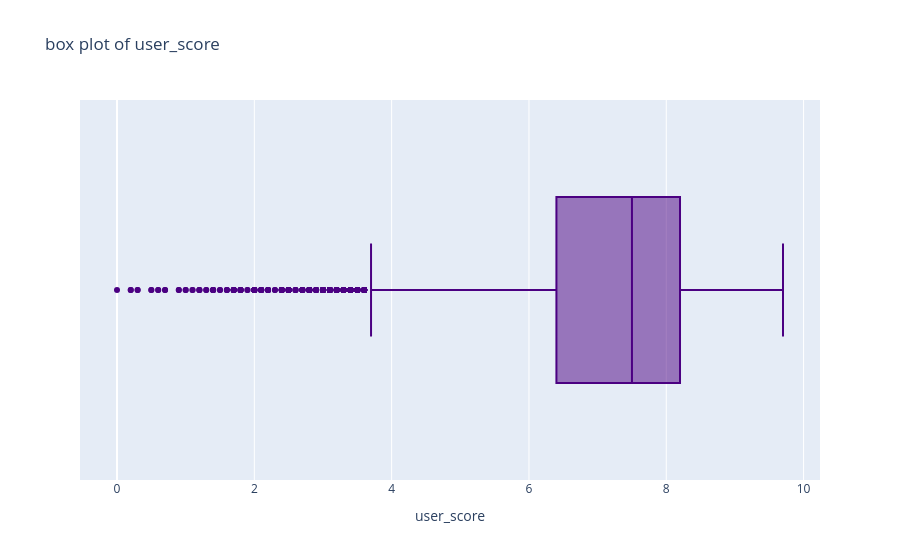
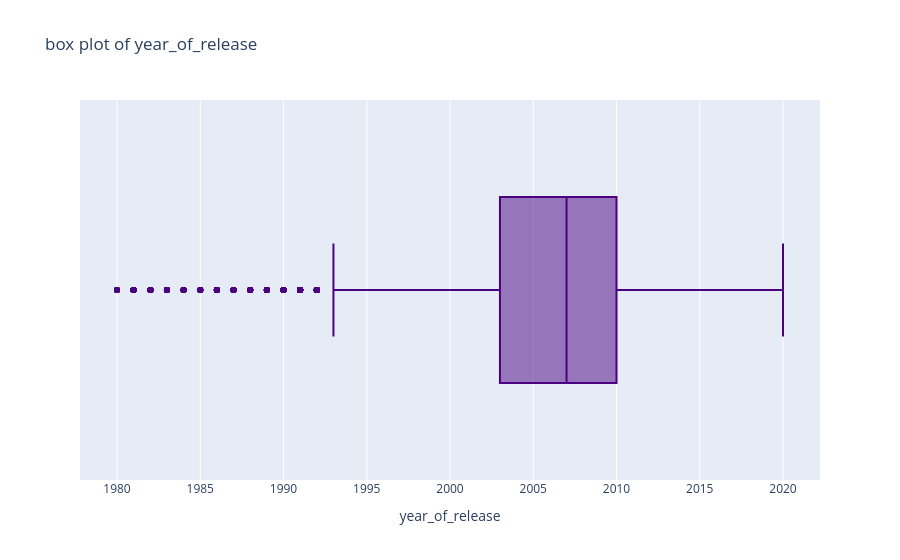

Source (notebook cell) for these figures, in order:
### Code cell
for col in fill:
    fig_box= px.box(df,x=col, title=f"box plot of {col}")
    fig_box.show()

### Figure 1 — Plotly figure (JSON) as saved in the notebook; plotly's stock layout.template omitted (floating-point values rounded to 4 significant figures; data arrays with more than 128 entries replaced by an {"elided": "..."} marker saying what was removed)
{"data": [{"alignmentgroup": "True", "hovertemplate": "user_score=%{x}<extra></extra>", "legendgroup": "", "marker": {"color": "#4B0082"}, "name": "", "notched": false, "offsetgroup": "", "orientation": "h", "showlegend": false, "type": "box", "x": {"elided": "16719 float values"}, "x0": " ", "xaxis": "x", "y0": " ", "yaxis": "y"}], "layout": {"boxmode": "group", "legend": {"tracegroupgap": 0}, "title": {"text": "box plot of user_score"}, "xaxis": {"anchor": "y", "domain": [0, 1], "title": {"text": "user_score"}}, "yaxis": {"anchor": "x", "domain": [0, 1]}}}

### Figure 2 — Plotly figure (JSON) as saved in the notebook; plotly's stock layout.template omitted (floating-point values rounded to 4 significant figures; data arrays with more than 128 entries replaced by an {"elided": "..."} marker saying what was removed)
{"data": [{"alignmentgroup": "True", "hovertemplate": "year_of_release=%{x}<extra></extra>", "legendgroup": "", "marker": {"color": "#4B0082"}, "name": "", "notched": false, "offsetgroup": "", "orientation": "h", "showlegend": false, "type": "box", "x": {"elided": "16719 float values"}, "x0": " ", "xaxis": "x", "y0": " ", "yaxis": "y"}], "layout": {"boxmode": "group", "legend": {"tracegroupgap": 0}, "title": {"text": "box plot of year_of_release"}, "xaxis": {"anchor": "y", "domain": [0, 1], "title": {"text": "year_of_release"}}, "yaxis": {"anchor": "x", "domain": [0, 1]}}}
